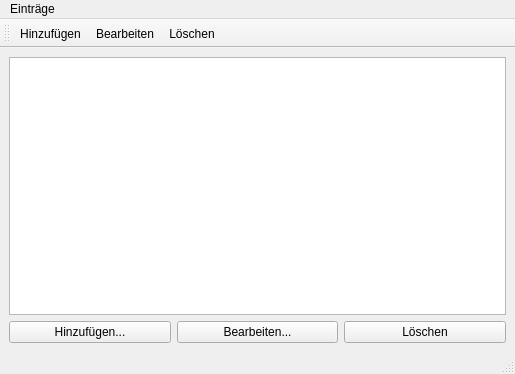
<?xml version="1.0" encoding="UTF-8"?>
<ui version="4.0">
 <class>MainWindow</class>
 <widget class="QMainWindow" name="MainWindow">
  <property name="geometry">
   <rect>
    <x>0</x>
    <y>0</y>
    <width>515</width>
    <height>374</height>
   </rect>
  </property>
  <property name="sizePolicy">
   <sizepolicy hsizetype="Fixed" vsizetype="Preferred">
    <horstretch>0</horstretch>
    <verstretch>0</verstretch>
   </sizepolicy>
  </property>
  <property name="minimumSize">
   <size>
    <width>500</width>
    <height>0</height>
   </size>
  </property>
  <property name="windowTitle">
   <string notr="true">Carbon emission Database</string>
  </property>
  <property name="layoutDirection">
   <enum>Qt::LeftToRight</enum>
  </property>
  <widget class="QWidget" name="centralwidget">
   <layout class="QHBoxLayout" name="horizontalLayout_2">
    <item>
     <layout class="QVBoxLayout" name="verticalLayout">
      <item>
       <widget class="QTableView" name="userTableView">
        <property name="sizePolicy">
         <sizepolicy hsizetype="Minimum" vsizetype="Minimum">
          <horstretch>0</horstretch>
          <verstretch>0</verstretch>
         </sizepolicy>
        </property>
        <property name="maximumSize">
         <size>
          <width>16777215</width>
          <height>16777215</height>
         </size>
        </property>
        <property name="verticalScrollBarPolicy">
         <enum>Qt::ScrollBarAsNeeded</enum>
        </property>
        <property name="horizontalScrollBarPolicy">
         <enum>Qt::ScrollBarAlwaysOff</enum>
        </property>
        <property name="sizeAdjustPolicy">
         <enum>QAbstractScrollArea::AdjustToContentsOnFirstShow</enum>
        </property>
        <property name="autoScroll">
         <bool>false</bool>
        </property>
        <property name="dragEnabled">
         <bool>false</bool>
        </property>
        <property name="selectionMode">
         <enum>QAbstractItemView::SingleSelection</enum>
        </property>
        <property name="selectionBehavior">
         <enum>QAbstractItemView::SelectRows</enum>
        </property>
        <attribute name="horizontalHeaderVisible">
         <bool>true</bool>
        </attribute>
        <attribute name="horizontalHeaderCascadingSectionResizes">
         <bool>true</bool>
        </attribute>
        <attribute name="horizontalHeaderMinimumSectionSize">
         <number>250</number>
        </attribute>
        <attribute name="horizontalHeaderDefaultSectionSize">
         <number>250</number>
        </attribute>
        <attribute name="horizontalHeaderStretchLastSection">
         <bool>true</bool>
        </attribute>
        <attribute name="verticalHeaderCascadingSectionResizes">
         <bool>true</bool>
        </attribute>
        <attribute name="verticalHeaderStretchLastSection">
         <bool>false</bool>
        </attribute>
       </widget>
      </item>
      <item>
       <layout class="QHBoxLayout" name="horizontalLayout">
        <item>
         <widget class="QPushButton" name="addButton">
          <property name="text">
           <string>Hinzufügen...</string>
          </property>
         </widget>
        </item>
        <item>
         <widget class="QPushButton" name="editButton">
          <property name="text">
           <string>Bearbeiten...</string>
          </property>
         </widget>
        </item>
        <item>
         <widget class="QPushButton" name="deleteButton">
          <property name="text">
           <string>Löschen</string>
          </property>
         </widget>
        </item>
       </layout>
      </item>
     </layout>
    </item>
   </layout>
  </widget>
  <widget class="QMenuBar" name="menubar">
   <property name="geometry">
    <rect>
     <x>0</x>
     <y>0</y>
     <width>515</width>
     <height>21</height>
    </rect>
   </property>
   <widget class="QMenu" name="menuInserts">
    <property name="title">
     <string>Einträge</string>
    </property>
    <addaction name="actionAdd"/>
    <addaction name="actionEdit"/>
    <addaction name="actionDelete"/>
    <addaction name="separator"/>
    <addaction name="actionExit"/>
   </widget>
   <addaction name="menuInserts"/>
  </widget>
  <widget class="QToolBar" name="toolBar">
   <property name="windowTitle">
    <string>toolBar</string>
   </property>
   <attribute name="toolBarArea">
    <enum>TopToolBarArea</enum>
   </attribute>
   <attribute name="toolBarBreak">
    <bool>false</bool>
   </attribute>
   <addaction name="actionAdd"/>
   <addaction name="actionEdit"/>
   <addaction name="actionDelete"/>
  </widget>
  <widget class="QStatusBar" name="statusbar"/>
  <action name="actionAdd">
   <property name="icon">
    <iconset theme="audio-card">
     <normalon>:/icons/hinzufugen.png</normalon>
    </iconset>
   </property>
   <property name="text">
    <string>Hinzufügen...</string>
   </property>
  </action>
  <action name="actionEdit">
   <property name="icon">
    <iconset>
     <normalon>:/icons/pencil.png</normalon>
    </iconset>
   </property>
   <property name="text">
    <string>Bearbeiten...</string>
   </property>
  </action>
  <action name="actionDelete">
   <property name="icon">
    <iconset>
     <normalon>:/icons/remove.png</normalon>
    </iconset>
   </property>
   <property name="text">
    <string>Löschen</string>
   </property>
  </action>
  <action name="actionExit">
   <property name="text">
    <string>Exit</string>
   </property>
  </action>
 </widget>
 <resources/>
 <connections>
  <connection>
   <sender>actionExit</sender>
   <signal>triggered()</signal>
   <receiver>MainWindow</receiver>
   <slot>close()</slot>
   <hints>
    <hint type="sourcelabel">
     <x>-1</x>
     <y>-1</y>
    </hint>
    <hint type="destinationlabel">
     <x>399</x>
     <y>299</y>
    </hint>
   </hints>
  </connection>
 </connections>
</ui>
